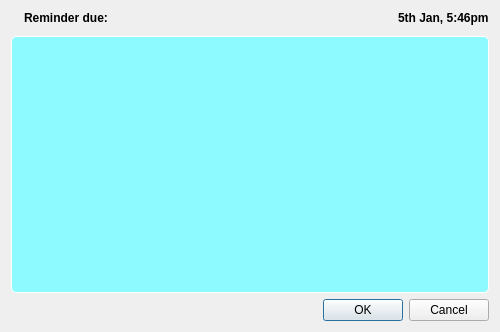
<?xml version="1.0" encoding="UTF-8"?>
<ui version="4.0">
 <class>Dialog</class>
 <widget class="QDialog" name="Dialog">
  <property name="geometry">
   <rect>
    <x>0</x>
    <y>0</y>
    <width>500</width>
    <height>332</height>
   </rect>
  </property>
  <property name="windowTitle">
   <string>Due</string>
  </property>
  <property name="windowIcon">
   <iconset resource="../icons.qrc">
    <normaloff>:/icons/icons/alarm.png</normaloff>:/icons/icons/alarm.png</iconset>
  </property>
  <layout class="QGridLayout" name="gridLayout">
   <item row="0" column="0">
    <layout class="QVBoxLayout" name="verticalLayout">
     <item>
      <layout class="QHBoxLayout" name="horizontalLayout" stretch="0,0,1,0">
       <item>
        <widget class="QLabel" name="bellIconLabel">
         <property name="text">
          <string/>
         </property>
         <property name="pixmap">
          <pixmap resource="../icons.qrc">:/icons/icons/alarm.png</pixmap>
         </property>
        </widget>
       </item>
       <item>
        <widget class="QLabel" name="remLabel">
         <property name="font">
          <font>
           <weight>75</weight>
           <bold>true</bold>
          </font>
         </property>
         <property name="text">
          <string>Reminder due:</string>
         </property>
        </widget>
       </item>
       <item alignment="Qt::AlignRight">
        <widget class="QLabel" name="calIconLabel">
         <property name="text">
          <string/>
         </property>
         <property name="pixmap">
          <pixmap resource="../icons.qrc">:/icons/icons/calendar.png</pixmap>
         </property>
        </widget>
       </item>
       <item>
        <widget class="QLabel" name="dtLabel">
         <property name="font">
          <font>
           <weight>75</weight>
           <bold>true</bold>
          </font>
         </property>
         <property name="text">
          <string>5th Jan, 5:46pm</string>
         </property>
        </widget>
       </item>
      </layout>
     </item>
     <item>
      <spacer name="verticalSpacer">
       <property name="orientation">
        <enum>Qt::Vertical</enum>
       </property>
       <property name="sizeType">
        <enum>QSizePolicy::Preferred</enum>
       </property>
       <property name="sizeHint" stdset="0">
        <size>
         <width>20</width>
         <height>5</height>
        </size>
       </property>
      </spacer>
     </item>
     <item>
      <widget class="QTextBrowser" name="notificationTextBrowser">
       <property name="cursor" stdset="0">
        <cursorShape>ArrowCursor</cursorShape>
       </property>
       <property name="styleSheet">
        <string notr="true">QTextBrowser{
    background-color: rgb(140, 250, 255);
     border: 1px solid #fff;
    border-radius: 5px;
}</string>
       </property>
      </widget>
     </item>
     <item>
      <widget class="QDialogButtonBox" name="notificationButtonBox">
       <property name="styleSheet">
        <string notr="true"/>
       </property>
       <property name="standardButtons">
        <set>QDialogButtonBox::Cancel|QDialogButtonBox::Ok</set>
       </property>
      </widget>
     </item>
    </layout>
   </item>
  </layout>
 </widget>
 <resources>
  <include location="../icons.qrc"/>
 </resources>
 <connections>
  <connection>
   <sender>notificationButtonBox</sender>
   <signal>rejected()</signal>
   <receiver>Dialog</receiver>
   <slot>reject()</slot>
   <hints>
    <hint type="sourcelabel">
     <x>249</x>
     <y>308</y>
    </hint>
    <hint type="destinationlabel">
     <x>249</x>
     <y>165</y>
    </hint>
   </hints>
  </connection>
  <connection>
   <sender>notificationButtonBox</sender>
   <signal>accepted()</signal>
   <receiver>Dialog</receiver>
   <slot>accept()</slot>
   <hints>
    <hint type="sourcelabel">
     <x>249</x>
     <y>308</y>
    </hint>
    <hint type="destinationlabel">
     <x>249</x>
     <y>165</y>
    </hint>
   </hints>
  </connection>
 </connections>
</ui>
